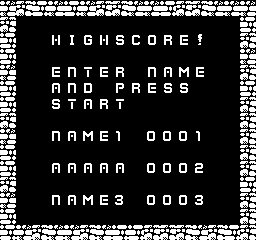

Tiled map render using the project's own tile images. Description and the whole map definition, tile-layer contents included, below:
An orthogonal 16x15 tile map with 16x16 px tiles, 1 tile layer (Kachelebene 1).

<map version="1.2" tiledversion="1.3.3" orientation="orthogonal" renderorder="right-down" width="16" height="15" tilewidth="16" tileheight="16" infinite="0" nextlayerid="2" nextobjectid="1">
 <tileset firstgid="1" source="myPONG.tsx" />
 <layer id="1" name="Kachelebene 1" width="16" height="15">
  <data encoding="csv">
1010,1011,1009,1010,1009,1010,1011,1011,1010,1010,1009,1011,1011,1010,1010,1010,
1011,207,207,207,207,207,207,207,207,207,207,207,207,207,207,1009,
1009,207,207,66,67,65,66,77,13,73,76,15,265,207,207,1011,
1009,207,207,207,207,207,207,207,207,207,207,207,207,207,207,1010,
1010,207,207,15,72,78,15,76,207,72,11,71,15,207,207,1011,
1009,207,207,11,72,14,207,74,76,15,77,77,207,207,207,1009,
1009,207,207,77,78,11,76,78,207,207,207,207,207,207,207,1011,
1011,207,207,207,207,207,207,207,207,207,207,207,207,207,207,1011,
1010,207,207,72,11,71,15,2,207,1,1,1,2,207,207,1011,
1009,207,207,207,207,207,207,207,207,207,207,207,207,207,207,1011,
1009,207,207,11,11,11,11,11,207,1,1,1,3,207,207,1011,
1011,207,207,207,207,207,207,207,207,207,207,207,207,207,207,1009,
1010,207,207,72,11,71,15,4,207,1,1,1,4,207,207,1011,
1009,207,207,207,207,207,207,207,207,207,207,207,207,207,207,1011,
1009,1010,1011,1010,1010,1011,1010,1009,1009,1011,1011,1011,1010,1011,1009,1011
</data>
 </layer>
</map>
